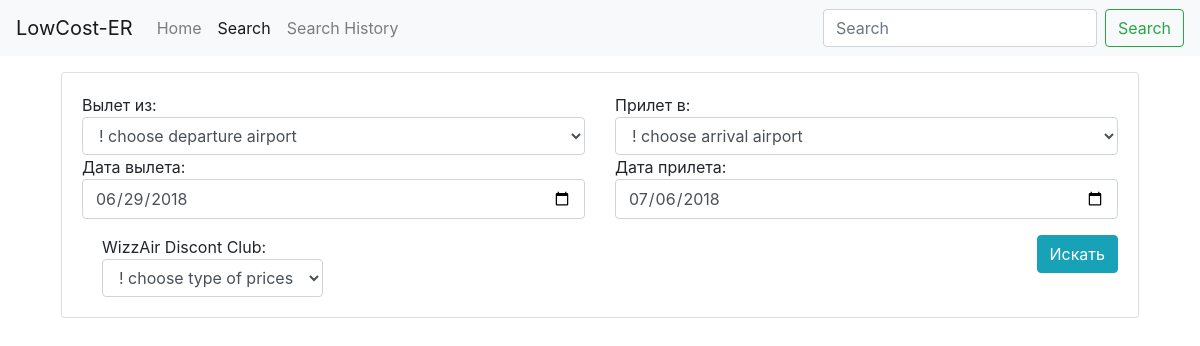
The app's page /search, older data.
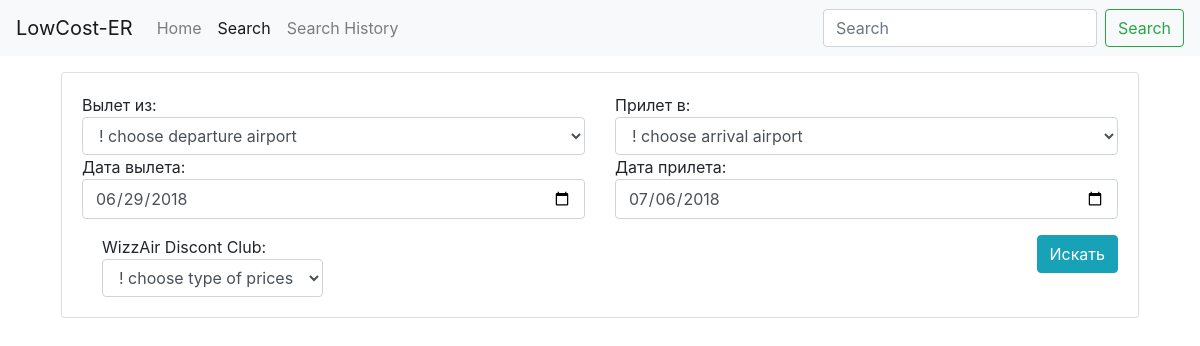
The same page, newer data.
### wizz/models.py (models this page shows, shortened)
class priceType(models.Model):
    name = models.CharField(max_length=100)
    priceType = models.CharField(max_length=100)

### wizz/views.py (the view, shortened to what this page needs)
# urls.py: url(r'^search', views.flight_search_form, name='search-form'),
def flight_search_form(request):
    form = FlightSearchForm(request.POST)
    return render(request, 'wizz/search_form.html', {'form': form})

### wizz/templates/wizz/search_form.html (shortened to what this page needs)
{% extends 'base.html' %} {% load bootstrap4 %} {% block search %}
<div class="container">
    <div class="card">
        <div class="card-body">
            <div class="row">
                <div class="col">
                    <form method="post" enctype="multipart/form-data">
                        <div class="row">
                            <div class="col">
                                Вылет из:
                                {{ form.departureStation }}
                            </div>
                            <div class="col">
                                Прилет в:
                                {{ form.arrivalStation }}
                            </div>
                        </div>
                        <div class="row">
                            <div class="col">
                                Дата вылета:
                                {{ form.date_from }}
                            </div>
                            <div class="col">
                                Дата прилета:
                                {{ form.date_to }}
                            </div>
                        </div>
                        <div class="row mt-3">
                            <div class="col">
                                <div class="form-check disabled">
                                    <label class="form-check-label">
                                        WizzAir Discont Club:
                                        {{ form.priceType }}
                                    </label>
                                </div>
                            </div>
                            <div class="col">
                                <button type="submit" class="btn btn-info float-right">Искать</button>
                            </div>
                        </div>
                    </form>
                </div>
            </div>
    </div>
</div>
{% endblock %}

### wizz/templates/base.html (shortened to what this page needs)
{% load bootstrap4 %}
{% url 'home' as home_url %}
{% url 'search-history' as search_history_url %}
{% url 'search-form' as search_url %}
<!doctype html>
<html lang="en">
<head>
  <link rel="stylesheet" href="https://maxcdn.bootstrapcdn.com/bootstrap/4.0.0-beta.2/css/bootstrap.min.css">
</head>
<body>
  <nav class="navbar navbar-expand-lg navbar-light bg-light">
  <a class="navbar-brand" href="#">LowCost-ER</a>
  <div class="collapse navbar-collapse" id="navbarSupportedContent">
    <ul class="navbar-nav mr-auto">
      <li class="nav-item {% if request.path == home_url %} active {% endif %}">
        <a class="nav-link" href="{% url 'home' %}">Home</a>
      </li>
      <li class="nav-item {% if request.path == search_url %} active {% endif %}">
        <a class="nav-link" href="{% url 'search-form' %}">Search</a>
      </li>
      <li class="nav-item{% if request.path == search_history_url %} active {% endif %}">
        <a class="nav-link" href="{% url 'search-history' %}">Search History</a>
      </li>
    </ul>
    <form class="form-inline my-2 my-lg-0">
      <input class="form-control mr-sm-2" type="search" placeholder="Search" aria-label="Search">
      <button class="btn btn-outline-success my-2 my-sm-0" type="submit">Search</button>
    </form>
  </div>
</nav>
<div class="container p-3">
  {% block search %}
  {% endblock %}
</div>
</body>
</html>

Row changes from the older to the newer data that the page shows:
added priceType: priceType "! choose type of prices"
Text that changed along with them:
form field priceType: "! choose type of prices" → (not shown)
